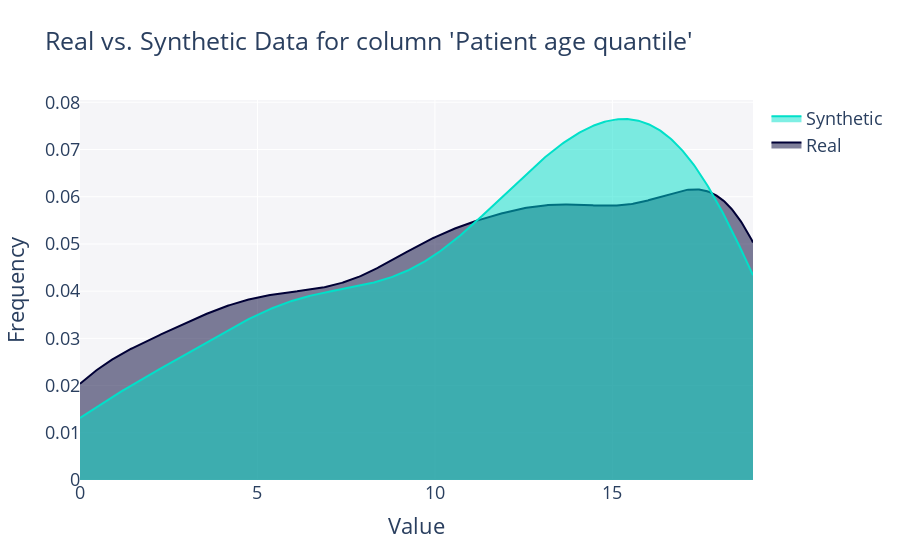
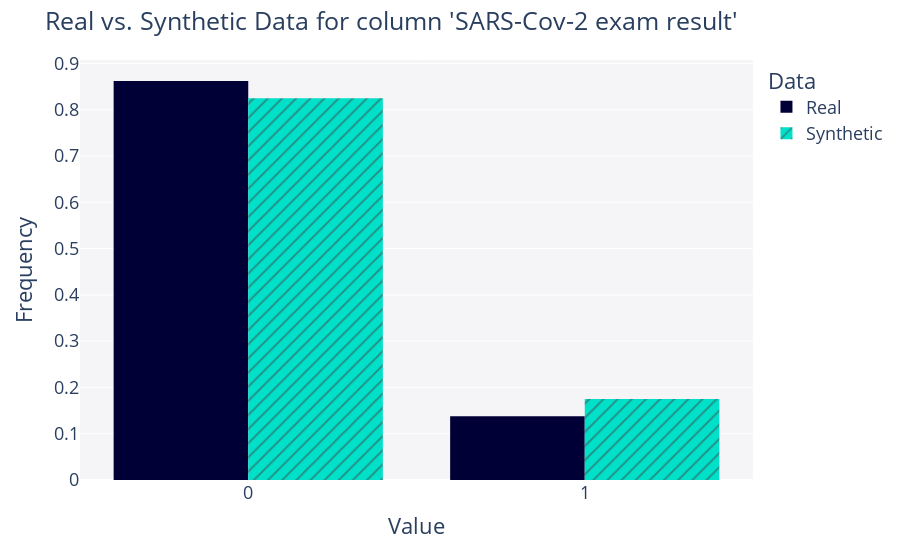
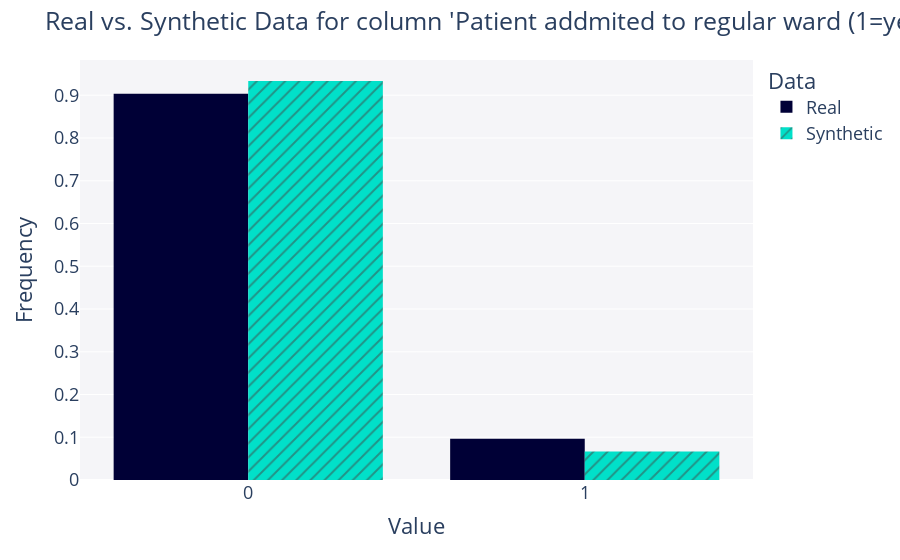
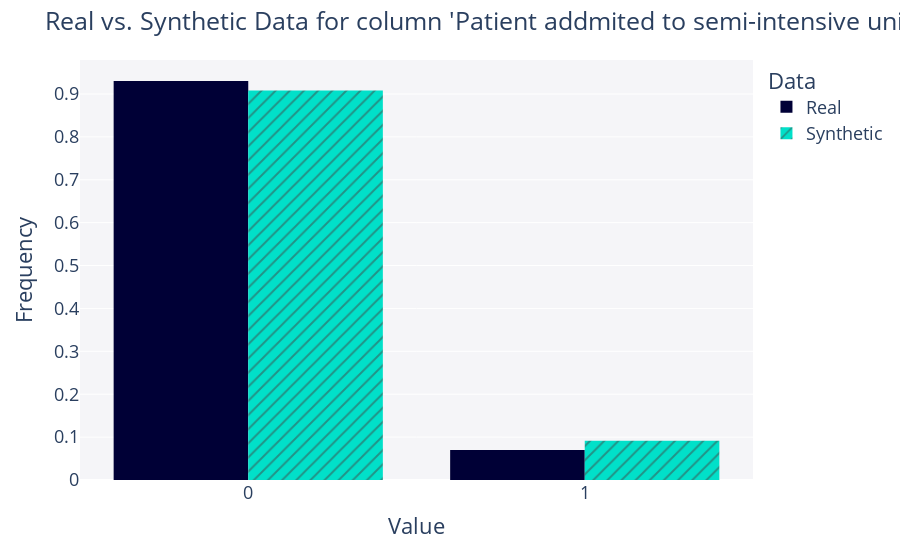

These figures' notebook cell, in order:
### Code cell
from sdv.evaluation.single_table import get_column_plot

for column in real_data.columns:
    fig = get_column_plot(
        real_data=real_data,
        synthetic_data=synthetic_data,
        column_name=column,
        metadata=metadata
    )
    fig.show()

### Figure 1 — Plotly figure (JSON) as saved in the notebook; plotly's stock layout.template omitted (floating-point values rounded to 4 significant figures; data arrays with more than 128 entries replaced by an {"elided": "..."} marker saying what was removed)
{"data": [{"fill": "tozeroy", "hovertemplate": "<b>Real</b><br>Frequency: %{y}<extra></extra>", "legendgroup": "Real", "marker": {"color": "#000036"}, "mode": "lines", "name": "Real", "showlegend": true, "type": "scatter", "x": {"elided": "500 float values"}, "xaxis": "x", "y": {"elided": "500 float values"}, "yaxis": "y"}, {"fill": "tozeroy", "hovertemplate": "<b>Synthetic</b><br>Frequency: %{y}<extra></extra>", "legendgroup": "Synthetic", "marker": {"color": "#01E0C9"}, "mode": "lines", "name": "Synthetic", "showlegend": true, "type": "scatter", "x": {"elided": "500 float values"}, "xaxis": "x", "y": {"elided": "500 float values"}, "yaxis": "y"}], "layout": {"barmode": "overlay", "font": {"size": 18}, "hovermode": "closest", "legend": {"traceorder": "reversed"}, "plot_bgcolor": "#F5F5F8", "title": {"text": "Real vs. Synthetic Data for column 'Patient age quantile'"}, "xaxis": {"anchor": "y2", "domain": [0, 1], "title": {"text": "Value"}, "zeroline": false}, "yaxis": {"anchor": "free", "domain": [0, 1], "position": 0, "title": {"text": "Frequency"}}}}

### Figure 2 — Plotly figure (JSON) as saved in the notebook; plotly's stock layout.template omitted (floating-point values rounded to 4 significant figures; data arrays with more than 128 entries replaced by an {"elided": "..."} marker saying what was removed)
{"data": [{"alignmentgroup": "True", "bingroup": "x", "histnorm": "probability density", "hovertemplate": "<b>Real</b><br>Frequency: %{y}<extra></extra>", "legendgroup": "Real", "marker": {"color": "#000036", "pattern": {"shape": ""}}, "name": "Real", "offsetgroup": "Real", "orientation": "v", "showlegend": true, "type": "histogram", "x": {"elided": "602 int values"}, "xaxis": "x", "yaxis": "y"}, {"alignmentgroup": "True", "bingroup": "x", "histnorm": "probability density", "hovertemplate": "<b>Synthetic</b><br>Frequency: %{y}<extra></extra>", "legendgroup": "Synthetic", "marker": {"color": "#01E0C9", "pattern": {"shape": "/"}}, "name": "Synthetic", "offsetgroup": "Synthetic", "orientation": "v", "showlegend": true, "type": "histogram", "x": [0, 1, 0, 1, 0, 0, 0, 0, 0, 0, 0, 0, 0, 0, 0, 0, 0, 0, 0, 0, 0, 0, 0, 0, 0, 0, 0, 0, 0, 1, 0, 0, 0, 0, 0, 1, 0, 0, 0, 1, 0, 0, 0, 1, 0, 0, 0, 0, 0, 0, 0, 1, 1, 1, 0, 0, 0, 1, 0, 1, 0, 0, 0, 0, 0, 0, 0, 0, 1, 0, 0, 0, 0, 0, 1, 1, 0, 0, 0, 0, 1, 0, 0, 0, 1, 0, 0, 1, 0, 0, 0, 0, 0, 0, 0, 0, 0, 0, 0, 1, 0, 0, 0, 0, 0, 0, 0, 0, 0, 0, 1, 0, 1, 0, 0, 0, 0, 1, 0, 0], "xaxis": "x", "yaxis": "y"}], "layout": {"barmode": "group", "font": {"size": 18}, "legend": {"title": {"text": "Data"}, "tracegroupgap": 0}, "margin": {"t": 60}, "plot_bgcolor": "#F5F5F8", "title": {"text": "Real vs. Synthetic Data for column 'SARS-Cov-2 exam result'"}, "xaxis": {"anchor": "y", "domain": [0, 1], "title": {"text": "Value"}}, "yaxis": {"anchor": "x", "domain": [0, 1], "title": {"text": "Frequency"}}}}

### Figure 3 — Plotly figure (JSON) as saved in the notebook; plotly's stock layout.template omitted (floating-point values rounded to 4 significant figures; data arrays with more than 128 entries replaced by an {"elided": "..."} marker saying what was removed)
{"data": [{"alignmentgroup": "True", "bingroup": "x", "histnorm": "probability density", "hovertemplate": "<b>Real</b><br>Frequency: %{y}<extra></extra>", "legendgroup": "Real", "marker": {"color": "#000036", "pattern": {"shape": ""}}, "name": "Real", "offsetgroup": "Real", "orientation": "v", "showlegend": true, "type": "histogram", "x": {"elided": "602 int values"}, "xaxis": "x", "yaxis": "y"}, {"alignmentgroup": "True", "bingroup": "x", "histnorm": "probability density", "hovertemplate": "<b>Synthetic</b><br>Frequency: %{y}<extra></extra>", "legendgroup": "Synthetic", "marker": {"color": "#01E0C9", "pattern": {"shape": "/"}}, "name": "Synthetic", "offsetgroup": "Synthetic", "orientation": "v", "showlegend": true, "type": "histogram", "x": [0, 0, 0, 0, 0, 0, 0, 0, 0, 0, 0, 0, 0, 0, 0, 0, 0, 0, 0, 0, 0, 0, 1, 0, 0, 0, 0, 0, 0, 0, 0, 1, 0, 0, 0, 0, 0, 0, 0, 1, 0, 0, 0, 0, 0, 0, 0, 0, 0, 0, 1, 0, 0, 0, 0, 0, 0, 0, 0, 0, 0, 0, 0, 0, 0, 0, 0, 0, 0, 0, 1, 0, 0, 0, 0, 0, 0, 0, 0, 0, 0, 1, 0, 1, 1, 0, 0, 0, 0, 0, 0, 0, 0, 0, 0, 0, 0, 0, 0, 0, 0, 0, 0, 0, 0, 0, 0, 0, 0, 0, 0, 0, 0, 0, 0, 0, 0, 0, 0, 0], "xaxis": "x", "yaxis": "y"}], "layout": {"barmode": "group", "font": {"size": 18}, "legend": {"title": {"text": "Data"}, "tracegroupgap": 0}, "margin": {"t": 60}, "plot_bgcolor": "#F5F5F8", "title": {"text": "Real vs. Synthetic Data for column 'Patient addmited to regular ward (1=yes, 0=no)'"}, "xaxis": {"anchor": "y", "domain": [0, 1], "title": {"text": "Value"}}, "yaxis": {"anchor": "x", "domain": [0, 1], "title": {"text": "Frequency"}}}}

### Figure 4 — Plotly figure (JSON) as saved in the notebook; plotly's stock layout.template omitted (floating-point values rounded to 4 significant figures; data arrays with more than 128 entries replaced by an {"elided": "..."} marker saying what was removed)
{"data": [{"alignmentgroup": "True", "bingroup": "x", "histnorm": "probability density", "hovertemplate": "<b>Real</b><br>Frequency: %{y}<extra></extra>", "legendgroup": "Real", "marker": {"color": "#000036", "pattern": {"shape": ""}}, "name": "Real", "offsetgroup": "Real", "orientation": "v", "showlegend": true, "type": "histogram", "x": {"elided": "602 int values"}, "xaxis": "x", "yaxis": "y"}, {"alignmentgroup": "True", "bingroup": "x", "histnorm": "probability density", "hovertemplate": "<b>Synthetic</b><br>Frequency: %{y}<extra></extra>", "legendgroup": "Synthetic", "marker": {"color": "#01E0C9", "pattern": {"shape": "/"}}, "name": "Synthetic", "offsetgroup": "Synthetic", "orientation": "v", "showlegend": true, "type": "histogram", "x": [0, 0, 0, 0, 0, 0, 1, 0, 0, 0, 0, 0, 1, 0, 0, 0, 0, 0, 0, 0, 0, 0, 0, 0, 0, 0, 0, 0, 0, 1, 0, 0, 0, 0, 0, 0, 0, 0, 0, 0, 0, 0, 0, 0, 0, 0, 1, 0, 0, 0, 0, 0, 0, 0, 0, 0, 0, 0, 0, 0, 0, 0, 0, 0, 0, 0, 0, 0, 0, 0, 0, 0, 0, 1, 0, 0, 1, 1, 0, 0, 0, 0, 0, 0, 0, 0, 0, 1, 0, 0, 0, 0, 0, 0, 0, 0, 0, 0, 0, 0, 0, 0, 1, 0, 1, 0, 0, 0, 0, 0, 0, 0, 0, 0, 1, 0, 0, 0, 0, 0], "xaxis": "x", "yaxis": "y"}], "layout": {"barmode": "group", "font": {"size": 18}, "legend": {"title": {"text": "Data"}, "tracegroupgap": 0}, "margin": {"t": 60}, "plot_bgcolor": "#F5F5F8", "title": {"text": "Real vs. Synthetic Data for column 'Patient addmited to semi-intensive unit (1=yes, 0=no)'"}, "xaxis": {"anchor": "y", "domain": [0, 1], "title": {"text": "Value"}}, "yaxis": {"anchor": "x", "domain": [0, 1], "title": {"text": "Frequency"}}}}
